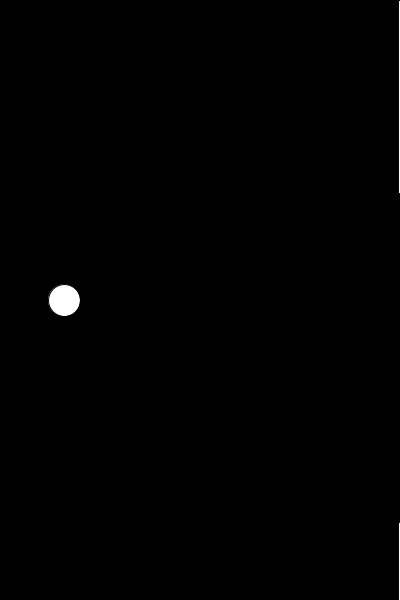
Frame 1 (no input)
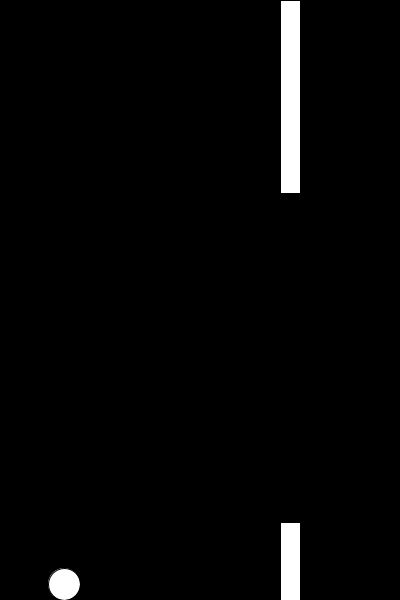
Frame 60 (the mouse pressed at the canvas centre just before this capture)
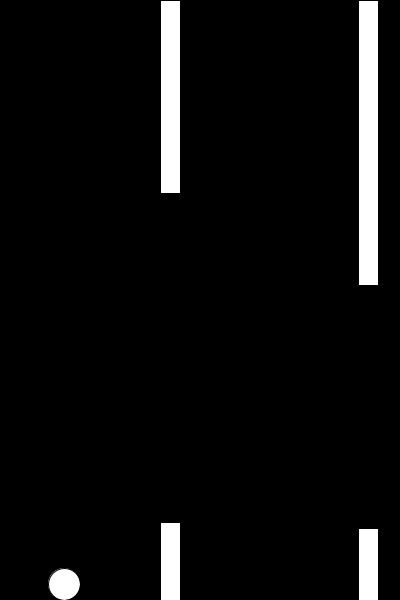
Frame 120 (the mouse held since frame 60 and released just before this capture)

The Processing sketch that drew these frames (run headless with seeded random() and noise(); from frame 60 on, the mouse is pressed at the canvas centre):

// Processing sketch: main
// ── main.pde
Bird bird;
//Pipe[] pipes = new Pipe[100];
ArrayList<Pipe> pipes = new ArrayList<Pipe>();
//int pipeLength=0;
void setup(){
  size(400,600);
  pipes.add(new Pipe());
  //pipeLength=1;
  bird = new Bird();
}


void draw(){
  background(0);
  
  bird.update();
  bird.show(); 
  
  if (frameCount % 100 == 0){
    pipes.add(new Pipe());
  }
  
  
  //if (frameCount>200*5 && frameCount % 200 == 0){
  //  pipes.remove(0);
  //  pipeLength++;
  //}
  
  for (int i=pipes.size()-1;i>=0;i--){
    if (pipes.get(i).offscreen()){
      pipes.remove(i);
    }
    if (pipes.get(i).hits(bird)){
      println(i+"->hit");
    }
    pipes.get(i).update();
    pipes.get(i).show();
  }
}

void keyPressed(){
  if (key == ' '){
    //println("Space");
    bird.up();
  }
}

// ── Bird.pde
class Bird {
  float x = 64;
  float y = height/2;
  
  float r = 32;
  
  float gravity = 0.3;
  float lift = 5;
  float velocity = 0;
  
  
  void show(){
    fill(255);
    //ellipseMode(CORNERS);
    ellipse(x,y,r,r);
  }
  
  void update(){
    velocity+=gravity;
    y+=velocity;
    
    y = constrain(y,r/2,height-r/2);
  }
  
  void up(){
    velocity=-lift;
  }
  
}

// ── Pipe.pde
class Pipe {
  float top = random(height/2);
  float bottom = random(height/2);
  
  float x = width;
  float w = 20;
  
  float speed=2;
  
  boolean highlight = false;
  
  void show(){
    fill(255);
    if (highlight){
      fill(255,0,0);
    }
    rect(x,0,w,top);
    rect(x,height-bottom,w,bottom);
  }
  
  void update(){
    x-= speed;
  }
  
  boolean offscreen(){
    return x < -w;
  }
  
  boolean hits(Bird bird){
    if (bird.y < top || bird.y > height-bottom){
      if (bird.x - x < w && bird.x > x){
        highlight = true;
        return true;
      }
    }
    highlight = false;
    return false;
  }
  
}
